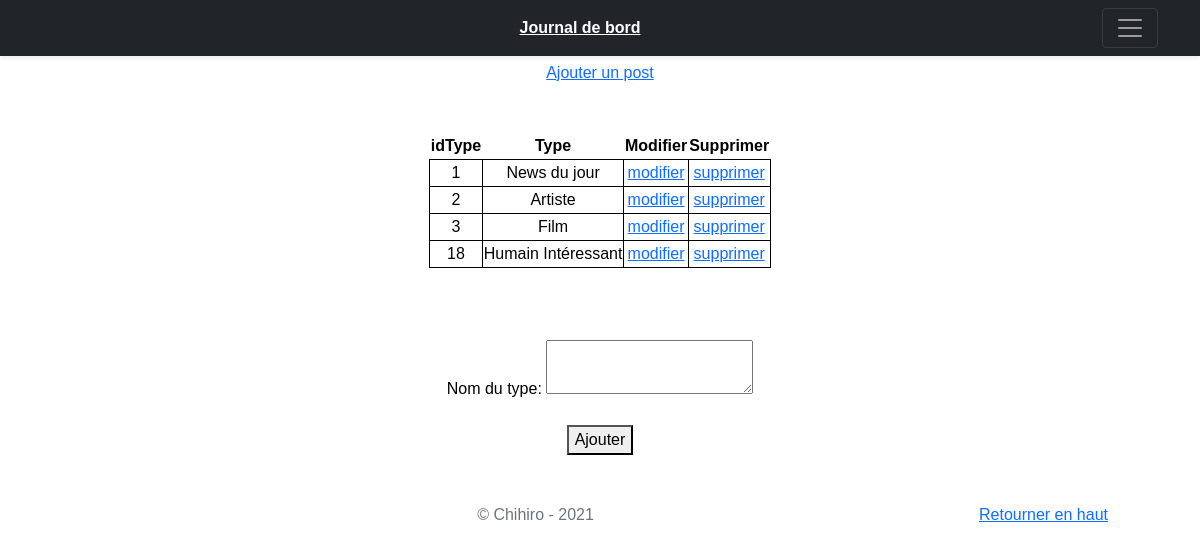
/control/controlType.php, run on an earlier commit of the app's database.
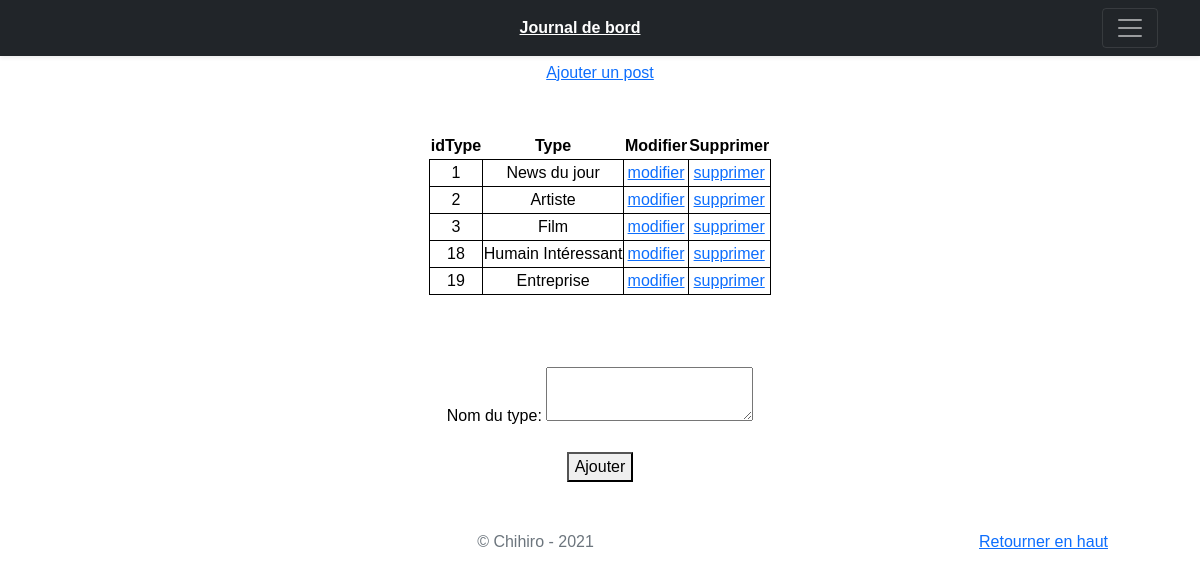
And on a later commit of the database.
### tables this page shows
CREATE TABLE `typeinformation` (
  `id` int(11) NOT NULL,
  `libelle` text NOT NULL
);

### model/TypeManager.php (called while the page is built, shortened)
<?php
class typeManager extends Manager
{
    public function getTypeInformations()
    {
        $bdd = $this->getBdd();
        $lesInfos=$bdd->query("SELECT * FROM typeinformation");
        return $lesInfos;
    }
}

### view/vueAccueilType.php (the view, shortened to what this page needs)
<a href="index.php?uc=post&action=accueil">Ajouter un post</a>
<br><br><br>
<table  class="center">
    <thead>
        <th>idType</th>
        <th>Type</th>
        <th>Modifier</th>
        <th>Supprimer</th>
    </thead>
    <tbody>
        <?php foreach($types as $type): ?>
            <tr>
                <td><?= $type['id']?></td>
                <td><?= $type['libelle']?></td>
                <td><a href="<?="index.php?uc=type&action=premodifierType&id=" . $type['id'] ?>">modifier</a></td>
                <td><a href="<?="index.php?uc=type&action=supprimerType&id=" . $type['id'] ?>">supprimer</a></td>
            </tr>
            <?php endforeach?>
    </tbody>
</table>
<br><br><br>
<div class="form_modif">
<form method="POST" action="index.php?uc=type&action=ajoutType">
    <label>Nom du type:</label>
    <textarea type="text" name="libelle" id="libelle" size="30" maxlength="100" ></textarea></br><br>
    <button id="ajouter">Ajouter</button>
</form>
</div>
<?php require 'view/gabarit.php';?>

What changed in the data, as far as the page shows it:
added typeinformation: id "19", libelle "Entreprise"
